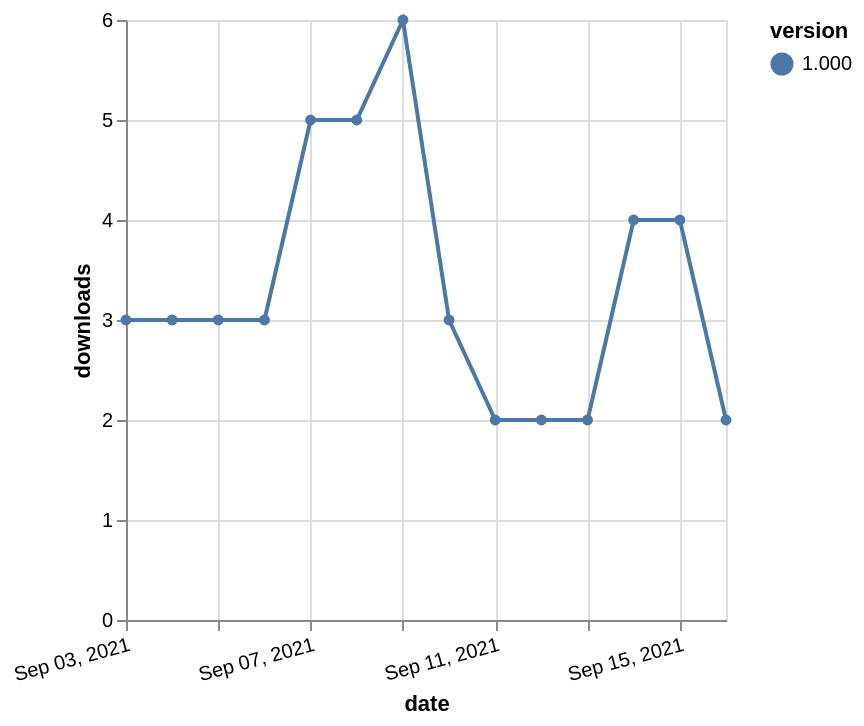

Source (Vega-Lite JSON):
### Vega-Lite specification from a JSON file in a GitHub repository (floating-point values rounded to 4 significant figures)
{"$schema": "https://vega.github.io/schema/vega-lite/v5.json", "description": "A simple bar chart with embedded data.", "data": {"values": [{"date": "2021-09-03", "total": 1978, "delta": 3, "version": "1.000"}, {"date": "2021-09-04", "total": 1981, "delta": 3, "version": "1.000"}, {"date": "2021-09-05", "total": 1984, "delta": 3, "version": "1.000"}, {"date": "2021-09-06", "total": 1987, "delta": 3, "version": "1.000"}, {"date": "2021-09-07", "total": 1992, "delta": 5, "version": "1.000"}, {"date": "2021-09-08", "total": 1997, "delta": 5, "version": "1.000"}, {"date": "2021-09-09", "total": 2003, "delta": 6, "version": "1.000"}, {"date": "2021-09-10", "total": 2006, "delta": 3, "version": "1.000"}, {"date": "2021-09-11", "total": 2008, "delta": 2, "version": "1.000"}, {"date": "2021-09-12", "total": 2010, "delta": 2, "version": "1.000"}, {"date": "2021-09-13", "total": 2012, "delta": 2, "version": "1.000"}, {"date": "2021-09-14", "total": 2016, "delta": 4, "version": "1.000"}, {"date": "2021-09-15", "total": 2020, "delta": 4, "version": "1.000"}, {"date": "2021-09-16", "total": 2022, "delta": 2, "version": "1.000"}]}, "width": "container", "mark": {"type": "line", "point": {"filled": true}}, "encoding": {"x": {"field": "date", "type": "temporal", "timeUnit": "yearmonthdate", "title": "date", "axis": {"labelAngle": -15}}, "y": {"field": "delta", "type": "quantitative", "title": "downloads"}, "color": {"field": "version", "type": "nominal"}, "tooltip": {"field": "delta"}}}
